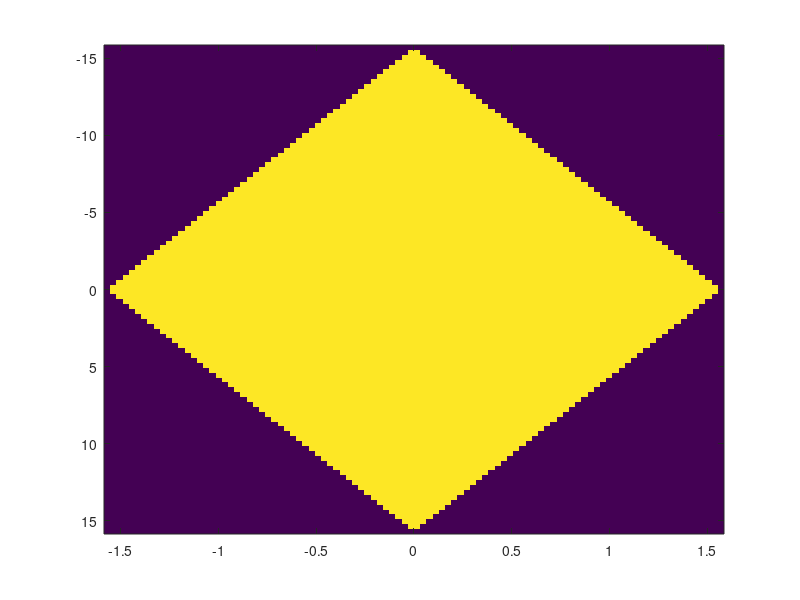

The MATLAB script that drew this image: (Note: this script raises an error after producing the figure.)
% %%%%%%%%%%%%%%%%%%%%%%%
% Xiaohui Zhang
% Assignment 3
% Mar 21, 2019
% %%%%%%%%%%%%%%%%%%%%%%%
%% Problem 1
clear all;
clc;
%% 1A 
x = linspace(-pi/2,pi/2);
y = linspace(-10*pi/2,10*pi/2);
[X,Y] = meshgrid(x,y);
Z = cos(X-Y/10).*cos(X+Y/10);
imagesc(x, y, Z);
n = size(x,2);
region = zeros(n,n);
for i = 1:n
    for j = 1:n
        if Z(i,j) > 0
            region(i,j) = 1;
        end
    end
end
imagesc(x, y, region);


%% 1D
syms x y;
f(x,y) = -cos(x)*cos(y/10);

% gradient & hessian
gx = diff(f,x);
gy = diff(f,y);
hx = diff(gx,x);
hy = diff(gy,y);
hxy = diff(gx,y); 
hyx = diff(gy,x);

Xk = zeros(2,1);
Gk = zeros(2,1);
Hk = zeros(2,2);

max_iter = 500;
tol = 1e-6;

%% SGD without line search
alpha = 0.1; % fixed step size
x0 = 1; y0 = 1; % initial guess H is pd
Xk(1) = x0;
Xk(2) = y0;
gradient_plot1 = [];
for k = 1:5000
    Gk(1) = gx(Xk(1),Xk(2));
    Gk(2) = gy(Xk(1),Xk(2));
    gradient_plot1 = [gradient_plot1,norm(Gk)];
    if norm(Gk) <= tol
        return
    else
        pk = -Gk;
        Xk = Xk + alpha * pk;
    end
end
h = plot(gradient_plot1, 'LineWidth', 2);
xlabel('iteration');ylabel('gradient');
title('SGD without line search');
saveas(h,'SGD_noline.png');

%% SGD with exact line search
x0 = 0; y0 = 0;%initial guess
Xk(1) = x0;
Xk(2) = y0;
gradient_plot2 = [];

for k = 0:max_iter
    Gk(1) = gx(Xk(1),Xk(2));
    Gk(2) = gy(Xk(1),Xk(2));
    gradient_plot2 = [gradient_plot2,norm(Gk)];
    if norm(Gk) <= tol
        return
    else
        pk = -Gk;
        fun = @(alpha)(-cos(Xk(1)+alpha*pk(1)))*cos((Xk(2)+alpha*pk(2))/10);
        alpha_k = fminbnd(fun,-3,3);
        Xk = Xk + alpha_k * pk;
    end
end

h = plot(gradient_plot2 ,'LineWidth', 2);
xlabel('iteration');ylabel('gradient');
title('SGD with exact line search');

%% NM without line search
alpha = 0.1; % fixed step size
x0 = 1; y0 = 1; % initial guess
Xk(1) = x0;
Xk(2) = y0;
gradient_plot3 = [];

for k = 0:max_iter
    % gradient
    Gk(1) = gx(Xk(1),Xk(2));
    Gk(2) = gy(Xk(1),Xk(2));
    % hessian
    Hk(1,1) = hx(Xk(1),Xk(2));
    Hk(2,2) = hy(Xk(1),Xk(2));
    Hk(1,2) = hxy(Xk(1),Xk(2));
    Hk(2,1) = hxy(Xk(1),Xk(2));
    gradient_plot3 = [gradient_plot3,norm(Gk)];
    
    if norm(Gk) <= tol
        return
    else
        pk = -inv(Hk)*Gk;
        Xk = Xk + alpha * pk;
    end
end
h = plot(gradient_plot3, 'LineWidth', 2);
xlabel('iteration');ylabel('gradient');
title('Newton method without line search');
saveas(h,'NM_noline.png');

%% NM with exact line search
% x0 = pi; y0 = 2*pi; % initial guess H isn't pd
x0 = 0; y0 = 0; 
Xk(1) = x0;
Xk(2) = y0;
gradient_plot4 = [];

for k = 0:max_iter
    % gradient
    Gk(1) = gx(Xk(1),Xk(2));
    Gk(2) = gy(Xk(1),Xk(2));
    % hessian
    Hk(1,1) = hx(Xk(1),Xk(2));
    Hk(2,2) = hy(Xk(1),Xk(2));
    Hk(1,2) = hxy(Xk(1),Xk(2));
    Hk(2,1) = hyx(Xk(1),Xk(2));
    gradient_plot4 = [gradient_plot4,norm(Gk)];

    if norm(Gk) <= tol
        return
    else
        pk = -inv(Hk)*Gk;
        % exact line search
        fun = @(alpha)(-cos(Xk(1)+alpha*pk(1)))*cos((Xk(2)+alpha*pk(2))/10);
        alpha_k = fminbnd(fun,-2,2);
        Xk = Xk + alpha_k * pk;
    end
end
h = plot(gradient_plot4, 'LineWidth', 2);
xlabel('iteration');ylabel('gradient');
title('Newton method with exact line search');
saveas(h,'NM_exactline_Hpd.png');

